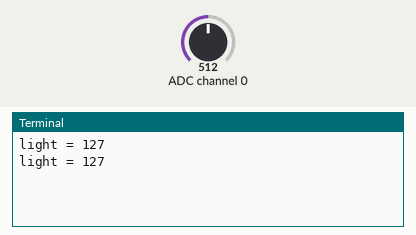
Simulated run of this program. Board: Raspberry Pi (BCM pin numbers). Parts: the last lines printed to the terminal. Inputs (shaded band) come from the test bench; at power-on: ADC channel 0 = 512 (analog values on the 0–1023 scale).

Above: at 1.2 s.
1.3 s: ADC channel 0 set to 716
At 2.6 s:
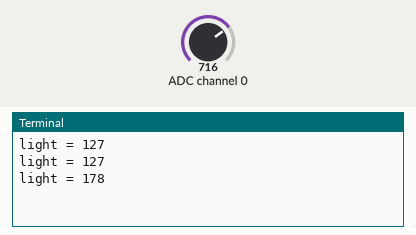
2.8 s: ADC channel 0 set to 900
At 3.6 s:
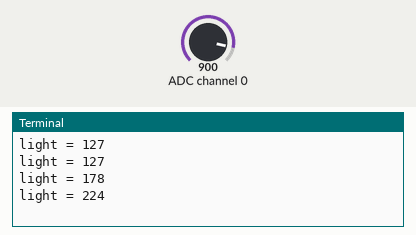
Timing chart, 0 to 5.8 s (numbered marks = the images above; inputs shaded):
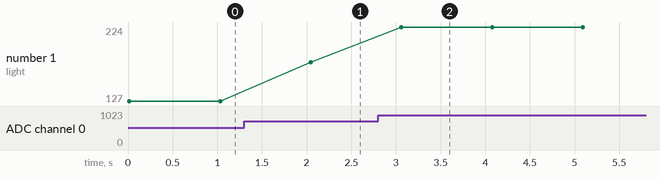

Measured:
- after the input at 1.3 s, the terminal: prints a new line after 0.75 s (image 1)
- after the input at 2.8 s, the terminal: prints a new line after 0.26 s (image 2)
- plotted number 1: 127 → 178 after the input at 1.3 s, 178 → 224 after the input at 2.8 s

The program:

light.py
```python
#!/usr/bin/env python
#
# 2017-8-29 by NewDream
#
# i2c interaction with sound adc to extract level

"""
Call souldlevel_read() to fetch dB of sound
"""

import time
import pigpio

BUS = 1
LIGHT_ADDR = 0x48

def light_read():
    """
    read light from i2c bus
    return light measurement in unit dB
    """
    # bus.write_i2c_block_data(SHT_ADDR, 0x24, [0x00])
    # time.sleep(0.1)
    # data = range(9)
    # for i in range(9):
    #     data[i] = bus.read_byte(VOC_ADDR)
    pi = pigpio.pi()
    if not pi.connected:
        return -1

    handle = pi.i2c_open(BUS, LIGHT_ADDR)
    pi.i2c_write_device(handle, [0x00])

    samples = 20

    (count, data) = pi.i2c_read_device(handle, samples+1)
    # print "%d %d %d %d %d %d %d %d" % (data[1],data[2],data[3],data[4],data[5],data[6],data[7],data[8]) # data[0] is adc from last sample, ignore
    pi.i2c_close(handle)

    light = sum(data[1:])/samples
    time.sleep(0.01)
    pi.stop()
    return light

if __name__ == "__main__":

    while 1:
        light = light_read()
        print "light = %d" % light
        time.sleep(1)
```
